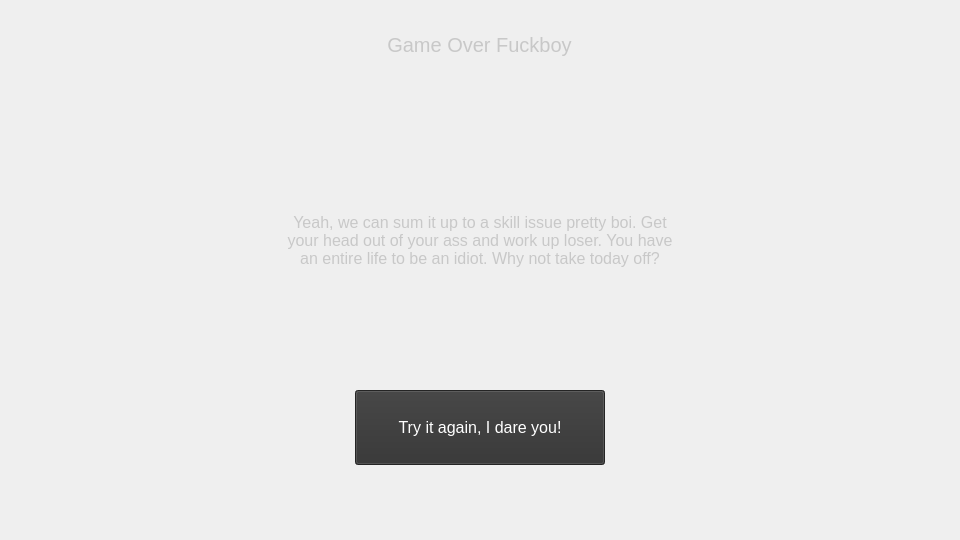
<?xml version="1.0" encoding="UTF-8"?>
<ui version="4.0">
 <class>LoserWindow</class>
 <widget class="QWidget" name="LoserWindow">
  <property name="geometry">
   <rect>
    <x>0</x>
    <y>0</y>
    <width>960</width>
    <height>540</height>
   </rect>
  </property>
  <property name="windowTitle">
   <string>Form</string>
  </property>
  <widget class="QLabel" name="youLoseLabel">
   <property name="geometry">
    <rect>
     <x>139</x>
     <y>20</y>
     <width>681</width>
     <height>50</height>
    </rect>
   </property>
   <property name="font">
    <font>
     <pointsize>15</pointsize>
    </font>
   </property>
   <property name="styleSheet">
    <string notr="true">color: rgb(200, 200, 200)</string>
   </property>
   <property name="text">
    <string>Game Over Fuckboy</string>
   </property>
   <property name="alignment">
    <set>Qt::AlignCenter</set>
   </property>
  </widget>
  <widget class="QLabel" name="lossLabel">
   <property name="geometry">
    <rect>
     <x>280</x>
     <y>90</y>
     <width>400</width>
     <height>300</height>
    </rect>
   </property>
   <property name="font">
    <font>
     <pointsize>12</pointsize>
    </font>
   </property>
   <property name="styleSheet">
    <string notr="true">color: rgb(200, 200, 200)</string>
   </property>
   <property name="text">
    <string>Yeah, we can sum it up to a skill issue pretty boi. Get your head out of your ass and work up loser. You have an entire life to be an idiot. Why not take today off?</string>
   </property>
   <property name="alignment">
    <set>Qt::AlignCenter</set>
   </property>
   <property name="wordWrap">
    <bool>true</bool>
   </property>
  </widget>
  <widget class="QPushButton" name="tryAgainButton">
   <property name="geometry">
    <rect>
     <x>355</x>
     <y>390</y>
     <width>250</width>
     <height>75</height>
    </rect>
   </property>
   <property name="font">
    <font>
     <pointsize>12</pointsize>
    </font>
   </property>
   <property name="styleSheet">
    <string notr="true">background: rgb(50, 50, 50);
color: rgb(255, 255, 255)</string>
   </property>
   <property name="text">
    <string>Try it again, I dare you!</string>
   </property>
  </widget>
 </widget>
 <resources/>
 <connections/>
</ui>
